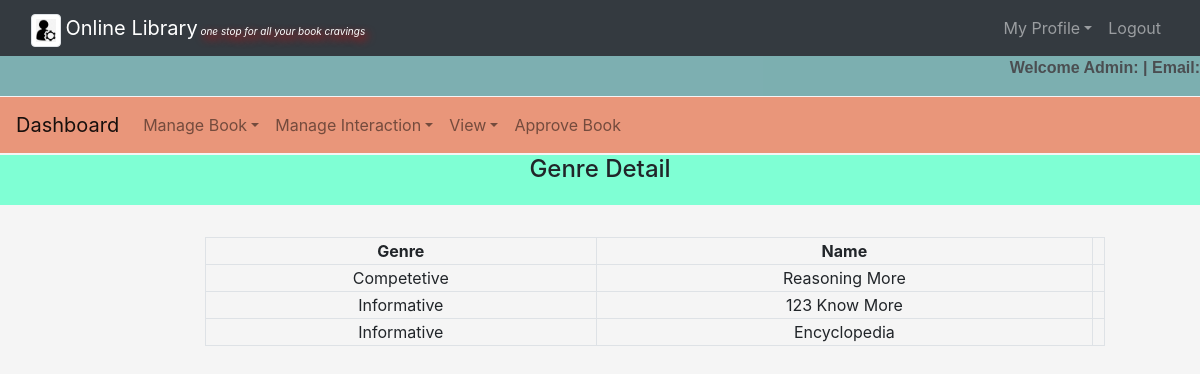
The app's page /admin/genre_list.php with its own data.
### tables this page shows
CREATE TABLE `book` (
  `Id` int(20) NOT NULL,
  `bno` int(50) NOT NULL,
  `name` varchar(50) NOT NULL,
  `author` varchar(30) NOT NULL,
  `publisher` varchar(30) NOT NULL,
  `genre` varchar(20) NOT NULL,
  `price` decimal(20,0) NOT NULL
);

### admin/genre_list.php (the view, shortened to what this page needs)
<?php
	require('common.php');
	$connection = mysqli_connect("localhost:3060","root","");
	$query = "select * from book order by genre";
?>
<!DOCTYPE html>
<html>
    <body>
            <center><h4 style="background-color:aquamarine;height:50px;margin-top:2px">Genre Detail</h4><br></center>
		<div class="row">
			<div class="col-md-2"></div>
			<div class="col-md-8">
				<form>
					<table class="table-bordered" width="900px" style="text-align: center">
						<tr>
                            <th>Genre</th>
							<th>Name</th>
						</tr>
					<?php
						$query_run = mysqli_query($connection,$query);
						while ($row = mysqli_fetch_assoc($query_run)){
                            $genre = $row['genre'];
							$name = $row['name'];
					?>
						<tr>
                            <td><?php echo $genre;?></td>
							<td><?php echo $name;?></td><td>
						</tr>
					<?php
						}
					?>
				</table>
				</form>
			</div>
			<div class="col-md-2"></div>
		</div>
    </body>
</html>

### admin/style1.css (style rules this page uses)
body { background-color: whitesmoke; }

### records on screen
book: genre "Competetive", name "Reasoning More"
book: genre "Informative", name "123 Know More"
book: genre "Informative", name "Encyclopedia"
